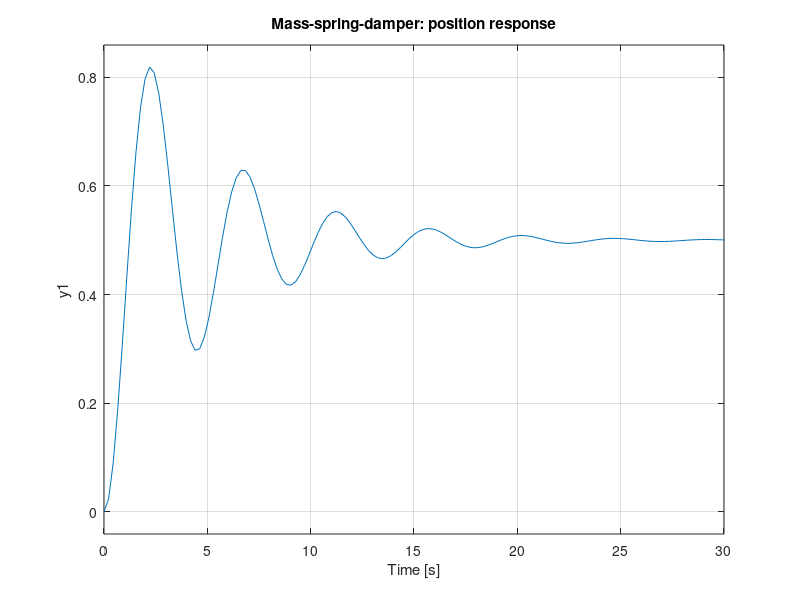

This figure's MATLAB source:
% Physical parameters
m = 1.0;
c = 0.4;
k = 2.0;

% State-space matrices
A = [0 1;
     -k/m -c/m];
B = [0;
     1/m];
C = [1 0];  % position output
D = 0;

sys = ss(A, B, C, D);

% Step response (force input = unit step)
figure;
step(sys);
title('Mass-spring-damper: position response');

% In Simulink:
% 1. Drag a "State-Space" block into the model.
% 2. Set A, B, C, D matrices in the block parameters.
% 3. Connect input (force), output (position), and scopes as needed.
      
